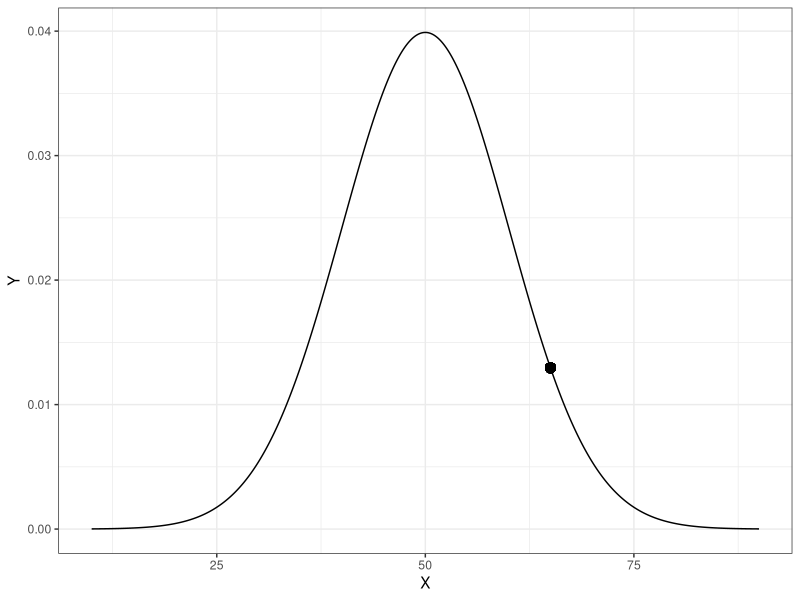
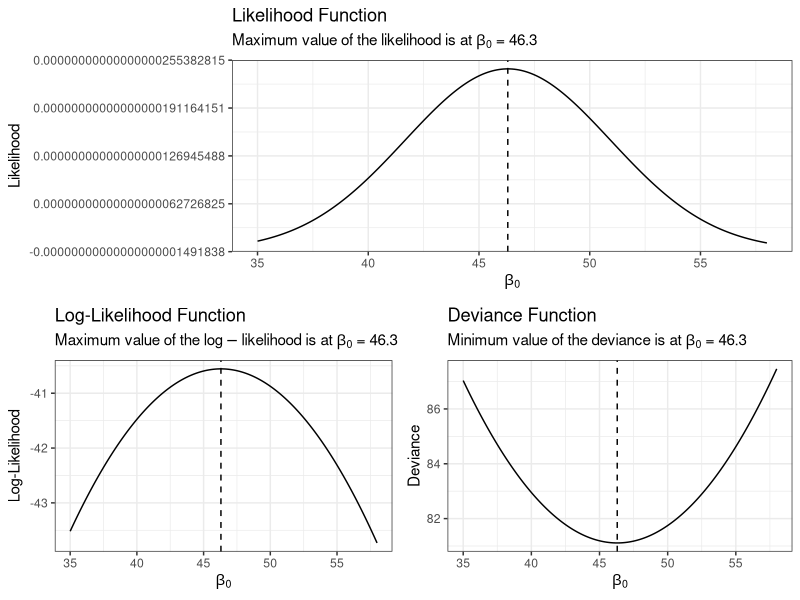

Generate these figures, in order, with R: (Note: this script raises an error after producing the figures.)
## ---- chunk 1
options(scipen = 99)
## ---- chunk 2
(1/(10*sqrt(2*pi))) * exp(-(225)/200)
## ---- chunk 3
dnorm(x = 65, mean = 50, sd = 10)
## ---- chunk 4
library(tidyverse)

data.frame(
  X = seq(from = 10, to = 90, by = 0.01)
) %>% 
  rowwise() %>%
  mutate( Y = dnorm(x = X, mean = 50, sd = 10) ) %>%
  ggplot(data = ., aes(x = X, y = Y)) +
    geom_line() +
    theme_bw() +
    geom_point(x = 65, y = 0.01295176, size = 3)
## ---- chunk 5
dnorm(x = 60, mean = 50, sd = 10) * dnorm(x = 65, mean = 50, sd = 10) * dnorm(x = 67, mean = 50, sd = 10)
## ---- chunk 6
prod(dnorm(x = c(60, 65, 67), mean = 50, sd = 10))
## ---- chunk 7
prod(dnorm(x = c(30, 20, 24, 27), mean = 20, sd = 4))
## ---- chunk 8
prod(dnorm(x = c(30, 20, 24, 27), mean = 25, sd = 4))
## ---- chunk 9
expand.grid(
  mu = seq(from = 10, to = 30, by = 0.1),
  sigma = seq(from = 0, to = 10, by = 0.1)
  ) %>%
  rowwise() %>%
  mutate( lik = prod(dnorm(c(30, 20, 24, 27), mean = mu, sd = sigma)) ) %>%
  arrange(desc(lik))
## ---- chunk 10
# Enter data into vectors
x = c(4, 0, 3, 4, 7, 0, 0, 3, 0, 2)
y = c(53, 56, 37, 55, 50, 36, 22, 75, 37, 42)
## ---- chunk 11
likelihood = function(b0, b1){
  errors = y - b0 - b1*x
  sigma = sd(errors)
  lik = prod(dnorm(errors, mean = 0, sd = sigma))
  return(lik)
}
## ---- chunk 12
likelihood(b0 = 20, b1 = 5)
## ---- chunk 13
expand.grid(
  B0 = seq(from = 30, to = 50, by = 0.1),
  B1 = seq(from = -5, to = 5, by = 0.1)
) %>%
  rowwise() %>%
  mutate( lik = likelihood(b0 = B0, b1 = B1) ) %>%
  arrange(desc(lik))
## ---- chunk 14
errors = y - 40.1 - 2.7*x
sd(errors)
## ---- chunk 15
# Fit the model using lm()
lm.1 = lm(y ~ 1 + x)

# Compute the log-likelihood
logLik(lm.1)
## ---- chunk 16
exp(-39.45442)
## ---- chunk 17
# Compute the deviance
-39.45442 * -2

# Computes SSE, not the deviance
deviance(lm.1)
## ---- chunk 18
likelihood = function(b0){
  errors = y - b0
  sigma = sd(errors)
  lik = prod(dnorm(errors, mean = 0, sd = sigma))
  return(lik)
}

x = expand.grid(
  b0 = seq(from = 35, to = 58, by = 0.1)
) %>%
  rowwise() %>%
  mutate( lik = likelihood(b0 = b0) ) %>%
  mutate(loglik = log(lik), deviance = -2*loglik)

p1 = ggplot(data = x, aes(x = b0, y = lik)) +
  geom_line() +
  labs(
    x = expression(beta[0]), 
    y = "Likelihood", 
    title = "Likelihood Function", 
    subtitle = expression(Maximum~value~of~the~likelihood~is~at~beta[0]~`=`~46.3)
    ) +
  theme_bw() +
  geom_vline(xintercept = 46.3, linetype = "dashed")

p2 = ggplot(data = x, aes(x = b0, y = loglik)) +
  geom_line() +
  labs(
    x = expression(beta[0]), 
    y = "Log-Likelihood", 
    title = "Log-Likelihood Function", 
    subtitle = expression(Maximum~value~of~the~log-likelihood~is~at~beta[0]~`=`~46.3)
    ) +
  theme_bw() +
  geom_vline(xintercept = 46.3, linetype = "dashed")

p3 = ggplot(data = x, aes(x = b0, y = deviance)) +
  geom_line() +
  labs(
    x = expression(beta[0]), 
    y = "Deviance", 
    title = "Deviance Function", 
    subtitle = expression(Minimum~value~of~the~deviance~is~at~beta[0]~`=`~46.3)
    ) +
  theme_bw() +
  geom_vline(xintercept = 46.3, linetype = "dashed")

library(ggpubr)
ggarrange(p1, ggarrange(p2, p3, ncol = 2), nrow = 2)
## ---- chunk 19
knitr::include_graphics("img/max-like.png")
